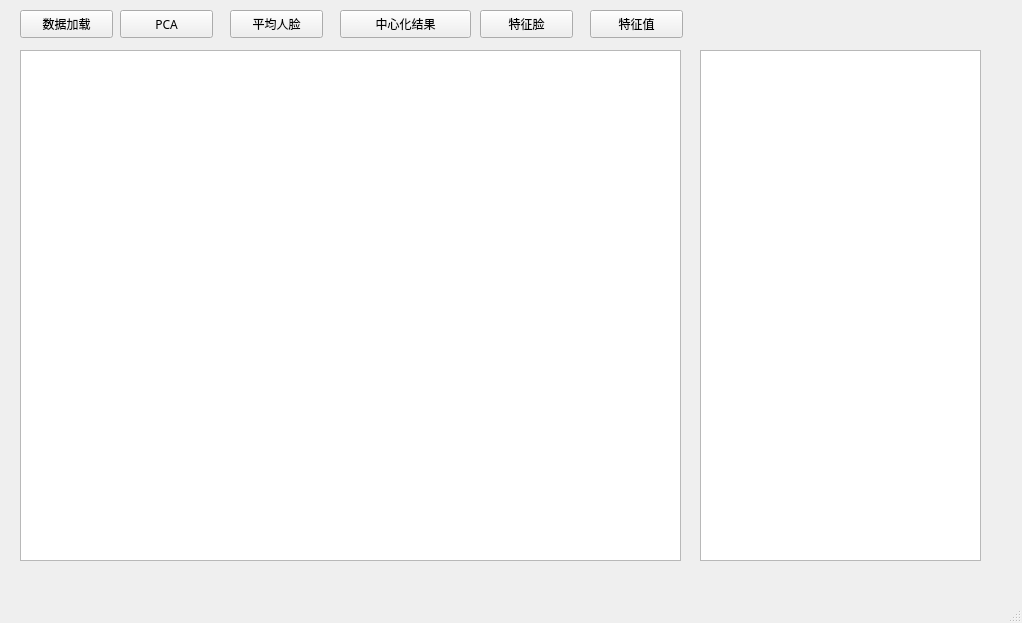
<?xml version="1.0" encoding="UTF-8"?>
<ui version="4.0">
 <class>MainWindow</class>
 <widget class="QMainWindow" name="MainWindow">
  <property name="geometry">
   <rect>
    <x>0</x>
    <y>0</y>
    <width>1022</width>
    <height>623</height>
   </rect>
  </property>
  <property name="font">
   <font>
    <family>隶书</family>
    <pointsize>9</pointsize>
   </font>
  </property>
  <property name="cursor">
   <cursorShape>ArrowCursor</cursorShape>
  </property>
  <property name="windowTitle">
   <string>face feature</string>
  </property>
  <property name="windowIcon">
   <iconset theme="my">
    <normaloff>.</normaloff>.</iconset>
  </property>
  <widget class="QWidget" name="centralwidget">
   <widget class="QTextBrowser" name="text">
    <property name="geometry">
     <rect>
      <x>700</x>
      <y>50</y>
      <width>281</width>
      <height>511</height>
     </rect>
    </property>
    <property name="font">
     <font>
      <family>隶书</family>
      <pointsize>12</pointsize>
     </font>
    </property>
    <property name="tabStopWidth">
     <number>80</number>
    </property>
   </widget>
   <widget class="QPushButton" name="load_data">
    <property name="geometry">
     <rect>
      <x>20</x>
      <y>10</y>
      <width>93</width>
      <height>28</height>
     </rect>
    </property>
    <property name="text">
     <string>数据加载</string>
    </property>
   </widget>
   <widget class="QGraphicsView" name="gui">
    <property name="geometry">
     <rect>
      <x>20</x>
      <y>50</y>
      <width>661</width>
      <height>511</height>
     </rect>
    </property>
   </widget>
   <widget class="QPushButton" name="pic">
    <property name="geometry">
     <rect>
      <x>120</x>
      <y>10</y>
      <width>93</width>
      <height>28</height>
     </rect>
    </property>
    <property name="text">
     <string>PCA</string>
    </property>
   </widget>
   <widget class="QPushButton" name="mean">
    <property name="geometry">
     <rect>
      <x>230</x>
      <y>10</y>
      <width>93</width>
      <height>28</height>
     </rect>
    </property>
    <property name="text">
     <string>平均人脸</string>
    </property>
   </widget>
   <widget class="QPushButton" name="mean_img">
    <property name="geometry">
     <rect>
      <x>340</x>
      <y>10</y>
      <width>131</width>
      <height>28</height>
     </rect>
    </property>
    <property name="text">
     <string>中心化结果</string>
    </property>
   </widget>
   <widget class="QPushButton" name="feature">
    <property name="geometry">
     <rect>
      <x>480</x>
      <y>10</y>
      <width>93</width>
      <height>28</height>
     </rect>
    </property>
    <property name="text">
     <string>特征脸</string>
    </property>
   </widget>
   <widget class="QPushButton" name="value">
    <property name="geometry">
     <rect>
      <x>590</x>
      <y>10</y>
      <width>93</width>
      <height>28</height>
     </rect>
    </property>
    <property name="text">
     <string>特征值</string>
    </property>
   </widget>
  </widget>
  <widget class="QMenuBar" name="menubar">
   <property name="geometry">
    <rect>
     <x>0</x>
     <y>0</y>
     <width>1022</width>
     <height>21</height>
    </rect>
   </property>
  </widget>
  <widget class="QStatusBar" name="statusbar"/>
  <action name="show_load">
   <property name="checkable">
    <bool>true</bool>
   </property>
   <property name="checked">
    <bool>false</bool>
   </property>
   <property name="enabled">
    <bool>true</bool>
   </property>
   <property name="text">
    <string>show data</string>
   </property>
  </action>
  <action name="p2_1">
   <property name="text">
    <string>print2-1</string>
   </property>
  </action>
  <action name="p2_2">
   <property name="text">
    <string>print2-2</string>
   </property>
  </action>
 </widget>
 <resources/>
 <connections/>
</ui>
